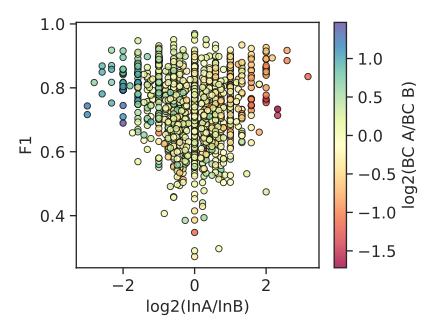

Here is the Python script that generated this plot:
from matplotlib import pyplot as plt
import seaborn as sns
import pandas as pd
import numpy as np
from scipy import stats
from numpy.polynomial.polynomial import polyfit
from math import log

mdf = pd.read_csv("TS.csv")

print(mdf.head())
print(mdf.shape)


sns.set(rc={'figure.figsize':(4.5,3.5)})
sns.set_context("paper", rc={"font.weight":'bold',"legend.fontsize":12,"legend.title_fontsize":12,"font.size":12,"axes.titlesize":12,"axes.labelsize":12,"xtick.labelsize":12,"ytick.labelsize":12})
#sns.set_context("paper", rc={"legend.fontsize":12,"font.size":12,"axes.titlesize":12,"axes.labelsize":12,"xtick.labelsize":12,"ytick.labelsize":12})
sns.set_style("ticks")

# SCATTERPLOT CODE
plt.scatter(mdf["InABR"], mdf["F1"], c=mdf["BCABR"],marker="o", cmap="Spectral", edgecolor="black", linewidth=0.7, alpha=0.8)
cbar = plt.colorbar()
cbar.set_label("log2(BC A/BC B)")
plt.xlabel("log2(InA/InB)")
plt.ylabel("F1")
plt.tight_layout()
plt.savefig("S2Bi.svg",dpi=400)
plt.savefig("S2Bi.png",dpi=400, pad_inches=0)
plt.show()

